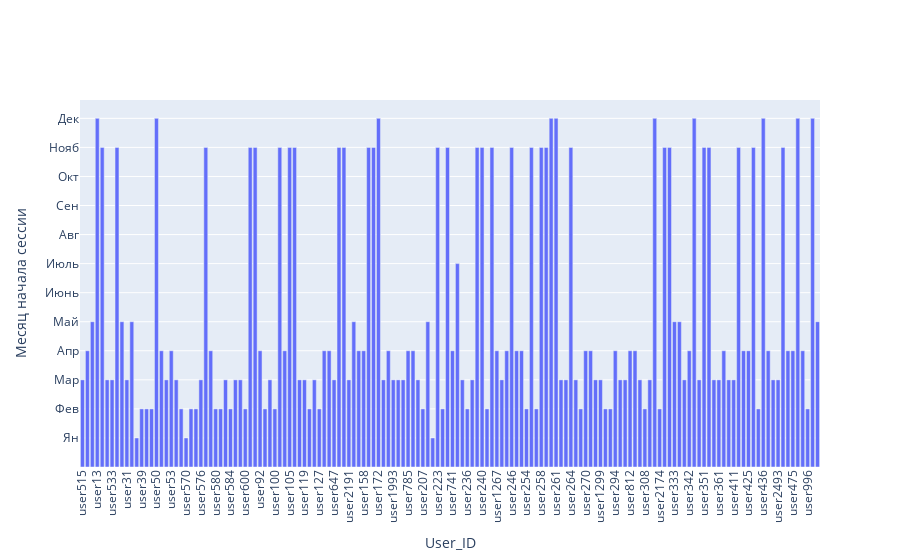

The code cell stored with this chart in its notebook:
### Markdown cell above
Выведите медианный месяц начала сессии для сессий 150 пользователей

### Code cell
d = {}
for user_x in new_train_data_150users['user_id'].unique():
    d[user_x] =int(np.median(new_train_data_150users[new_train_data_150users['user_id'] == user_x]['Start_Month']))
    
month = [u'Ян', u'Фев', u'Мар', u'Апр', u'Май', u'Июнь', u'Июль', u'Авг', u'Сен', u'Окт', u'Нояб', u'Дек']

data_viz =  go.Bar(
    x = map(lambda x: 'user'+x, map(str,d.keys())),
    y = d.values()
)

fig = go.Figure(data = [data_viz])
fig.update_xaxes(tickangle=-90)
fig.update_layout(xaxis_title='User_ID', yaxis_title=u'Месяц начала сессии', 
                  yaxis=dict(
                      tickmode = 'array',
                      tickvals = range(1,13),
                      ticktext=month)
                 )
iplot(fig)

### Figure 1 — Plotly figure (JSON) as saved in the notebook; plotly's stock layout.template omitted (floating-point values rounded to 4 significant figures; data arrays with more than 128 entries replaced by an {"elided": "..."} marker saying what was removed)
{"data": [{"type": "bar", "x": {"elided": "150 str values"}, "y": {"elided": "150 int values"}}], "layout": {"xaxis": {"tickangle": -90, "title": {"text": "User_ID"}}, "yaxis": {"tickmode": "array", "ticktext": ["Ян", "Фев", "Мар", "Апр", "Май", "Июнь", "Июль", "Авг", "Сен", "Окт", "Нояб", "Дек"], "tickvals": [1, 2, 3, 4, 5, 6, 7, 8, 9, 10, 11, 12], "title": {"text": "Месяц начала сессии"}}}}
